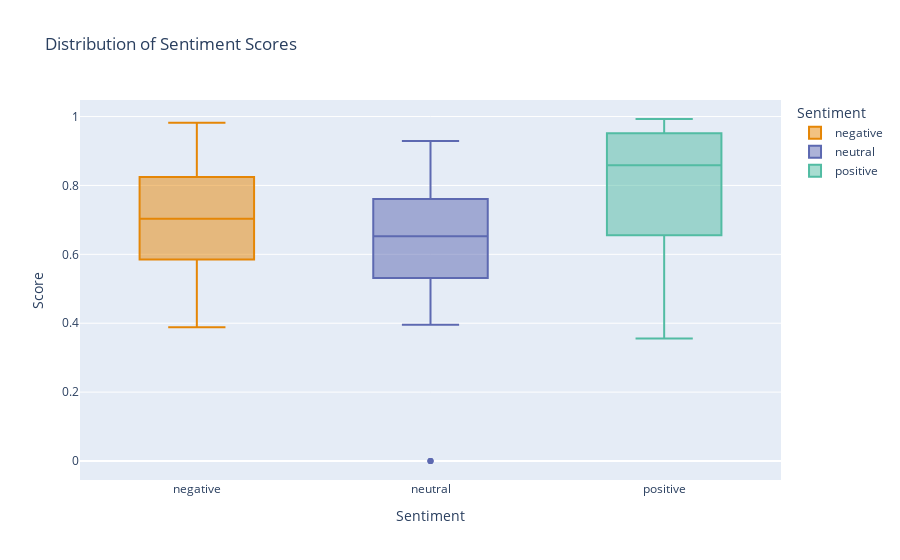

Write notebook code for a chart like this one.
### Markdown cell above
Box Plot

### Code cell
fig_box = px.box(df, x='sentiment_label', y='sentiment_score', color='sentiment_label',
                 title='Distribution of Sentiment Scores',
                 labels={'sentiment_label': 'Sentiment', 'sentiment_score': 'Score'},
                 color_discrete_sequence=px.colors.qualitative.Vivid)
fig_box.show()

### Figure 1 — Plotly figure (JSON) as saved in the notebook; plotly's stock layout.template omitted (floating-point values rounded to 4 significant figures; data arrays with more than 128 entries replaced by an {"elided": "..."} marker saying what was removed)
{"data": [{"alignmentgroup": "True", "hovertemplate": "Sentiment=%{x}<br>Score=%{y}<extra></extra>", "legendgroup": "negative", "marker": {"color": "rgb(229, 134, 6)"}, "name": "negative", "notched": false, "offsetgroup": "negative", "orientation": "v", "showlegend": true, "type": "box", "x": {"elided": "602 str values"}, "x0": " ", "xaxis": "x", "y": {"elided": "602 float values"}, "y0": " ", "yaxis": "y"}, {"alignmentgroup": "True", "hovertemplate": "Sentiment=%{x}<br>Score=%{y}<extra></extra>", "legendgroup": "neutral", "marker": {"color": "rgb(93, 105, 177)"}, "name": "neutral", "notched": false, "offsetgroup": "neutral", "orientation": "v", "showlegend": true, "type": "box", "x": {"elided": "819 str values"}, "x0": " ", "xaxis": "x", "y": {"elided": "819 float values"}, "y0": " ", "yaxis": "y"}, {"alignmentgroup": "True", "hovertemplate": "Sentiment=%{x}<br>Score=%{y}<extra></extra>", "legendgroup": "positive", "marker": {"color": "rgb(82, 188, 163)"}, "name": "positive", "notched": false, "offsetgroup": "positive", "orientation": "v", "showlegend": true, "type": "box", "x": {"elided": "431 str values"}, "x0": " ", "xaxis": "x", "y": {"elided": "431 float values"}, "y0": " ", "yaxis": "y"}], "layout": {"boxmode": "overlay", "legend": {"title": {"text": "Sentiment"}, "tracegroupgap": 0}, "title": {"text": "Distribution of Sentiment Scores"}, "xaxis": {"anchor": "y", "categoryarray": ["negative", "neutral", "positive"], "categoryorder": "array", "domain": [0, 1], "title": {"text": "Sentiment"}}, "yaxis": {"anchor": "x", "domain": [0, 1], "title": {"text": "Score"}}}}
